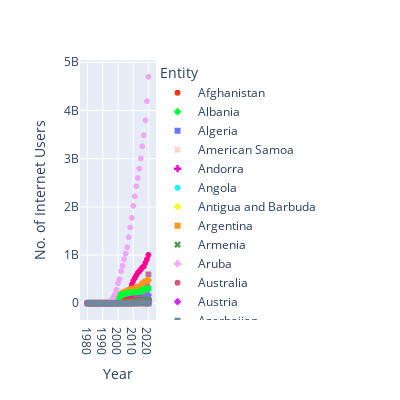

The cell this chart's notebook holds for it:
### Code cell
color = px.colors.qualitative.Light24
px.scatter(data_frame=df_country, x='Year', y='No. of Internet Users',
           width=400, height=400, color = 'Entity', color_discrete_sequence=color, symbol='Entity')
